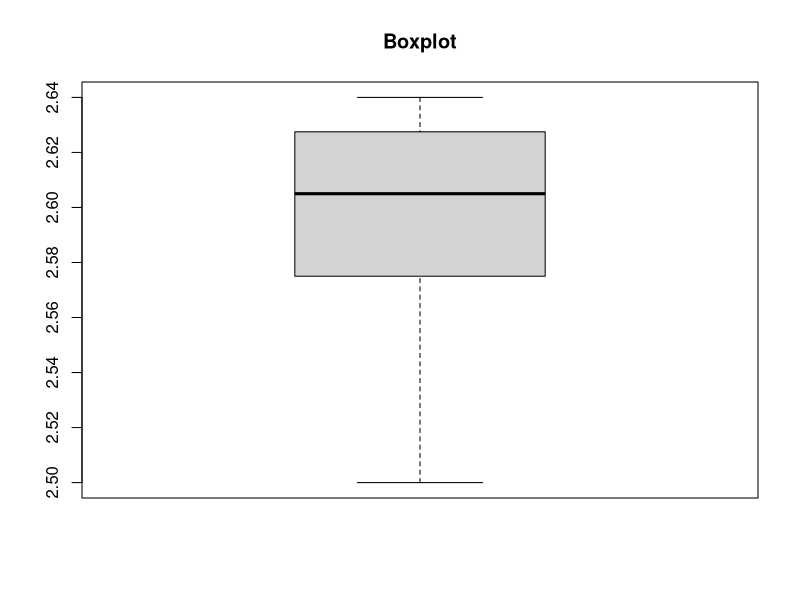

Source code (R):
library(readxl)
library(ggplot2)

# Lendo os dados da planilha
df <- read_excel("dados/exercicio1.xls")

# Calculando média
media <- mean(df$`Taxas de juros`)

# Calculando mediana
mediana <- median(df$`Taxas de juros`)

# Calculando variância
var <- var(df$`Taxas de juros`)

# Calculando desvio padrão
desvio_padrao <- sd(df$`Taxas de juros`)

# Calculando valor mínimo
valor_minimo <- min(df$`Taxas de juros`)

# Calculando valor máximo
valor_maximo <- max(df$`Taxas de juros`)

# Calculando quartil
q1 <- unname(quantile(df$`Taxas de juros`))[[1]]
q3 <- unname(quantile(df$`Taxas de juros`))[[3]]

# Construindo gráficos
png("graficos/exercicio1.png", width = 480, height = 480)
boxplot(quantile(df$`Taxas de juros`), main="Boxplot")
dev.off()
